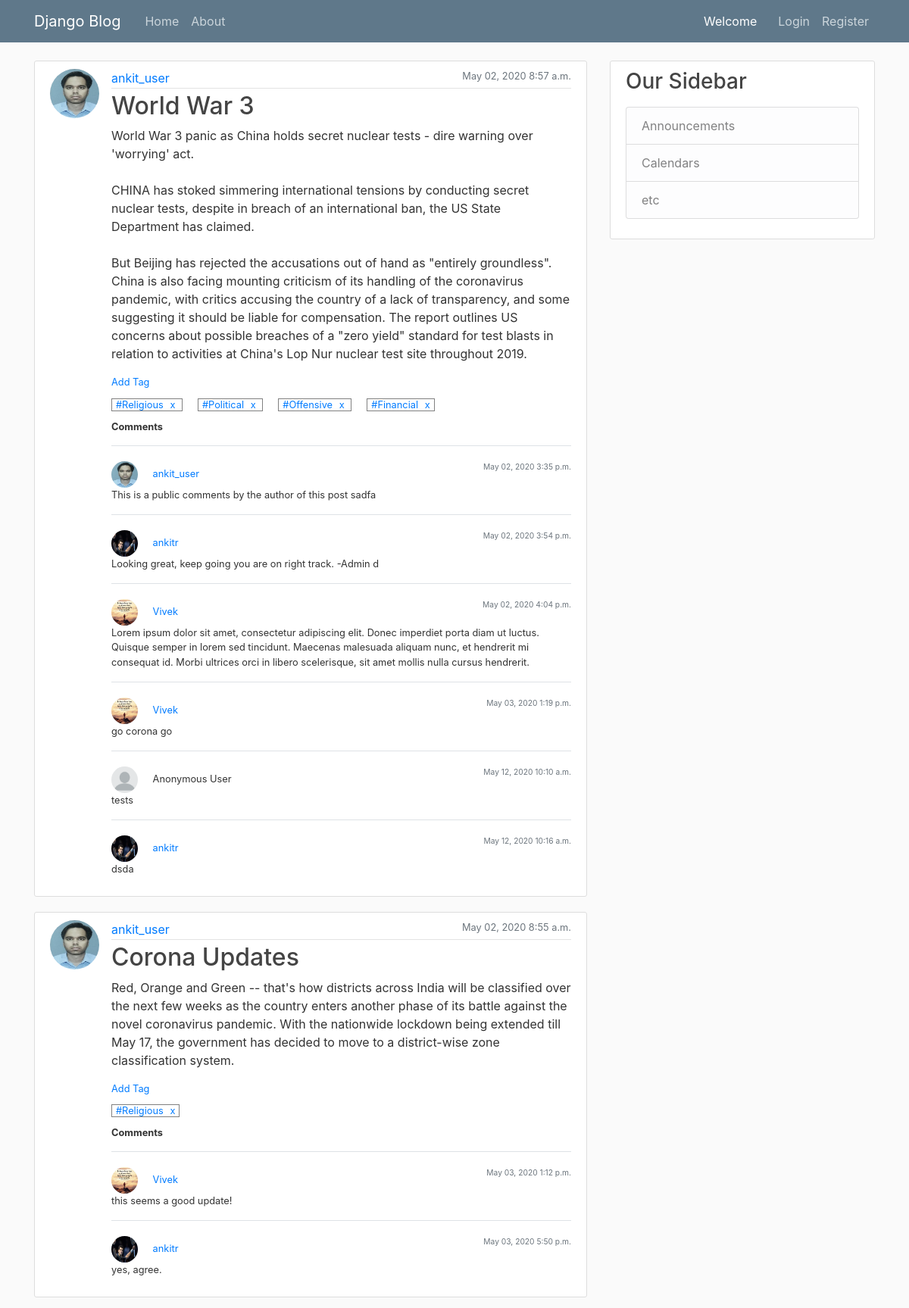
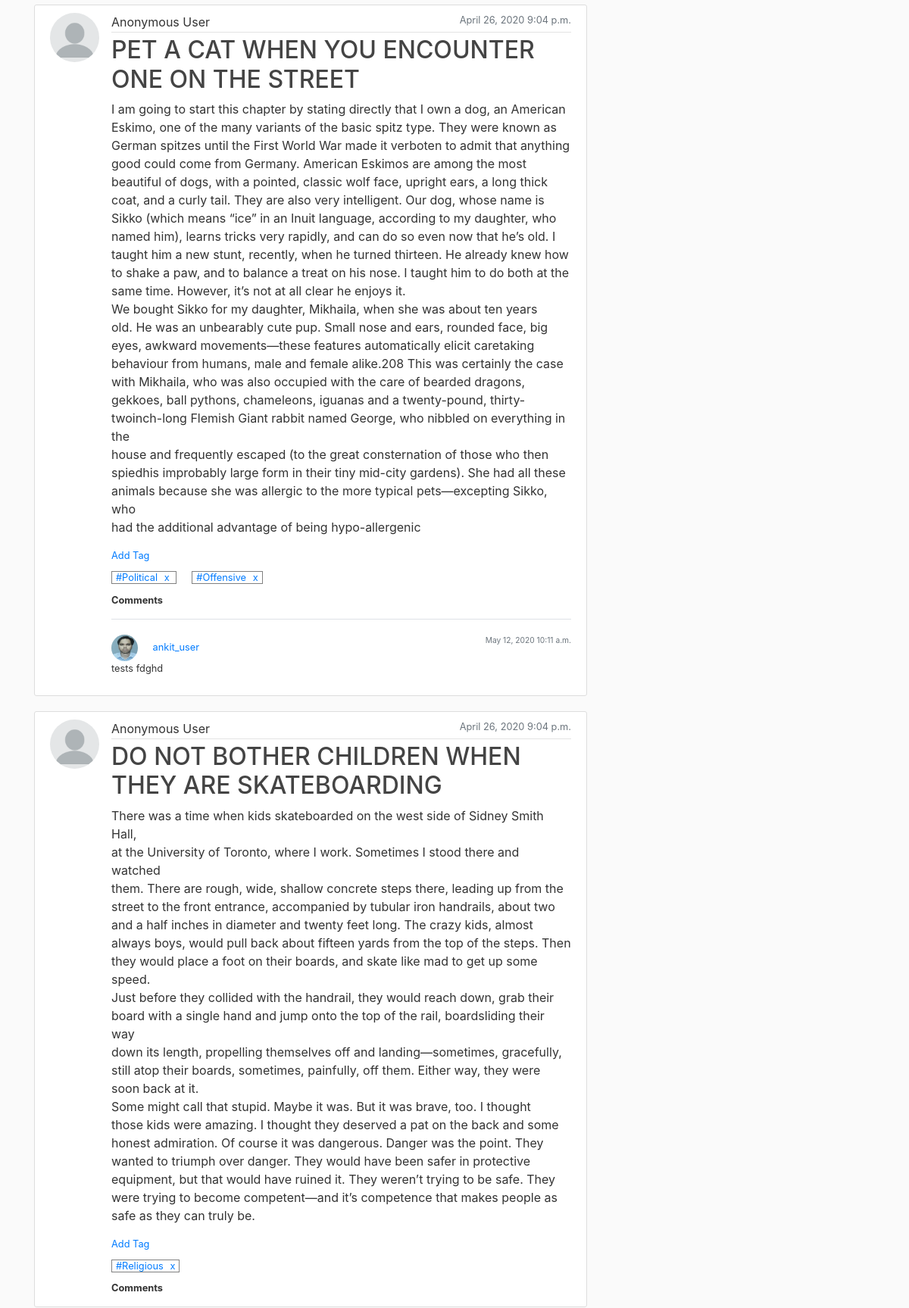
The page / (upper part) on the database its author committed (2 pictures, top to bottom).
### blog/models.py (models this page shows, shortened)
class Post(models.Model):
    title = models.CharField(max_length=100)
    content = models.TextField()
    anonymous = models.BooleanField("Post as Anonymous User", editable=True, default=True)
    date_posted = models.DateTimeField(default=timezone.now)
    author = models.ForeignKey(User, on_delete=models.CASCADE)
    is_user_subscribed = False
    is_user_subscribed_not = not is_user_subscribed

class Tag(models.Model):
    choice = models.CharField(max_length=20, choices=TAG_CHOICES)
    post = models.ForeignKey(Post, on_delete=models.CASCADE, related_name='tags')

class Comment(models.Model):
    content = models.TextField()
    anonymous = models.BooleanField("Comment as Anonymous User", editable=True, default=True)
    date_posted = models.DateTimeField(default=timezone.now)
    author = models.ForeignKey(User, on_delete=models.CASCADE)
    post = models.ForeignKey(Post, on_delete=models.CASCADE, related_name='comments')

### users/models.py (models this page shows, shortened)
class Profile(models.Model):
    user = models.OneToOneField(User, on_delete=models.CASCADE)
    image = models.ImageField(default='default.jpg', upload_to='profile_pics')

### blog/views.py (the view)
# urls.py: path('', PostListView.as_view(), name='blog-home'),
class PostListView(ListView):
    model = Post
    template_name = 'blog/home.html'  # <app>/<model>_<viewtype>.html
    context_object_name = 'posts'
    ordering = ['-date_posted']
    paginate_by = 5
    def get_queryset(self):
        user = self.request.user
        posts = Post.objects.order_by('-date_posted').all()
        for p in posts:
            p.is_user_subscribed = p.subscriptions.filter(user__id__exact=user.id).exists()
            p.is_user_subscribed_not = not p.is_user_subscribed
        return posts

### blog/filters.py (called while the page is built)
@register.filter
def remove_hash(value):
    return value.replace("#", "")

### blog/templates/blog/home.html (shortened to what this page needs)
{% extends "blog/base.html" %}
{% block content %}
    {% for post in posts %}
        {% include 'blog/post_raw.html' with post=post %}
    {% endfor %}
  {% endblock content %}

### blog/templates/blog/post_raw.html (shortened to what this page needs)
{% load filters %}
<article class="media content-section">
  {% if post.anonymous %}
    <img class="rounded-circle article-img" src="/media/profile_pics/anonymous.png">
  {% else %}
    <img class="rounded-circle article-img" src="{{ post.author.profile.image.url }}">
  {% endif %}
  <div class="media-body full-block">
  <div class="full-block">
    <div class="article-metadata">
        {% if post.anonymous %}
            Anonymous User
        {% else %}
            <a class="mr-2" href="{% url 'user-posts' post.author.username %}">{{ post.author }}</a>
        {% endif %}
      <small class="text-muted" style="float:right;">{{ post.date_posted|date:"F d, Y P" }}</small>
    </div>
    <h2><a class="article-title" href="{% url 'post-detail' post.id %}">{{ post.title }}</a></h2>
    <p class="article-content">{{ post.content }}</p>
  </div>
  <div class="full-block small">
      <div class="">
          <a href="javascript:$('#div_tag_{{ post.id }}').show()">Add Tag</a>
      {% if post.tags.all %}
          <div class="margin-top-10">
          {% for t in post.tags.all %}
              <span id="tag_{{ post.id }}_{{ t.id }}" style="border: solid 1px grey;padding:0px 5px 0px 5px;" class="margin-right-20">
                  <a href="/tags/{{ t.choice|remove_hash }}/posts">{{ t.choice }}</a>
                  <a class="margin-left-5" href="javascript:delete_tag('{{ post.id }}', '{{ t.id }}', '{{ csrf_token }}')" title="Remove Tag">x</a>
              </span>
          {% endfor %}
          </div>
      {% endif %}
      </div>
  </div>
  <div class="full-block small padding-top-10">
      <div class="float-left " style="font-weight: bold">Comments</div>
  </div>
  <br>
  {% if post.comments.all  %}
    <div class="full-block padding-top-10">
      {% for comment in post.comments.all %}
        {% include 'blog/comment_detail.html' with comment=comment editable=True %}
      {% endfor %}
    </div>
  {% endif %}
  </div>
</article>

### blog/templates/blog/comment_detail.html (shortened to what this page needs)
<div class="float-left full-block padding-top-20 border-top">
    <div class="small float-left full-block">
        <div class="float-left">
        {% if comment.anonymous %}
            <img class="rounded-circle comment-img" src="/media/profile_pics/anonymous.png">
            Anonymous User
        {% else %}
            <img class="rounded-circle comment-img" src="{{ comment.author.profile.image.url }}">
            <a class="mr-2" href="{% url 'user-posts' comment.author.username %}">{{ comment.author }}</a>
        {% endif %}
        </div>
        <div class="float-right">
            <small class="text-muted" style="float:right;">{{ comment.date_posted|date:"F d, Y P" }}</small>
        </div>
    </div>
    <p class="small">{{ comment.content }}</p>
</div>

### blog/static/blog/main.css (style rules this page uses)
body { background: #fafafa; color: #333333; margin-top: 5rem; }
h1, h2, h3, h4, h5, h6 { color: #444444; }
.content-section { background: #ffffff; padding: 10px 20px; border: 1px solid #dddddd; border-radius: 3px; margin-bottom: 20px; }
.article-title { color: #444444; }
.article-content { white-space: pre-line; }
.article-img { height: 65px; width: 65px; margin-right: 16px; }
.article-metadata { padding-bottom: 1px; margin-bottom: 4px; border-bottom: 1px solid #e3e3e3 }
.comment-img { height: 35px; width: 35px; margin-right: 16px; }
.full-block { width:100%; display: block; }
.margin-top-10 { margin-top:10px; }
.padding-top-20 { padding-top: 20px; }
.padding-top-10 { padding-top: 10px; }
.margin-right-20 { margin-right: 20px; }
.margin-left-5 { margin-left: 5px; }

### rows shown on the page
Post: author.profile.image (picture), author "ankit_user", date_posted "May 02, 2020 8:57 a.m.", title "World War 3", content "World War 3 panic as China holds secret nuclear tests - dire warning over 'worrying' act. CHINA has stoked simmering international tensions by conducting secret nuclear tests, despite in breach of an international ban, the US State Department has claimed. But Beijing has rejected the accusations out of hand as \"entirely groundless\". China is also facing mounting criticism of its handling of the coronavirus pandemic, with critics accusing the country of a lack of transparency, and some suggesting it should be liable for compensation. The report outlines US concerns about possible breaches of a \"zero yield\" standard for test blasts in relation to activities at China's Lop Nur nuclear test…"
Tag: choice "#Religious"
Tag: choice "#Political"
Tag: choice "#Offensive"
Tag: choice "#Financial"
Comment: author.profile.image (picture), author "ankit_user", date_posted "May 02, 2020 3:35 p.m.", content "This is a public comments by the author of this post sadfa"
Comment: author.profile.image (picture), author "ankitr", date_posted "May 02, 2020 3:54 p.m.", content "Looking great, keep going you are on right track. -Admin d"
Comment: author.profile.image (placeholder picture), author "Vivek", date_posted "May 02, 2020 4:04 p.m.", content "Lorem ipsum dolor sit amet, consectetur adipiscing elit. Donec imperdiet porta diam ut luctus. Quisque semper in lorem sed tincidunt. Maecenas malesuada aliquam nunc, et hendrerit mi consequat id. Morbi ultrices orci in libero scelerisque, sit amet mollis nulla cursus hendrerit."
Comment: author.profile.image (placeholder picture), author "Vivek", date_posted "May 03, 2020 1:19 p.m.", content "go corona go"
Comment: anonymous True (drawn), date_posted "May 12, 2020 10:10 a.m.", content "tests"
Comment: author.profile.image (picture), author "ankitr", date_posted "May 12, 2020 10:16 a.m.", content "dsda"
Post: author.profile.image (picture), author "ankit_user", date_posted "May 02, 2020 8:55 a.m.", title "Corona Updates", content "Red, Orange and Green -- that's how districts across India will be classified over the next few weeks as the country enters another phase of its battle against the novel coronavirus pandemic. With the nationwide lockdown being extended till May 17, the government has decided to move to a district-wise zone classification system."
Tag: choice "#Religious"
Comment: author.profile.image (placeholder picture), author "Vivek", date_posted "May 03, 2020 1:12 p.m.", content "this seems a good update!"
Comment: author.profile.image (picture), author "ankitr", date_posted "May 03, 2020 5:50 p.m.", content "yes, agree."
Post: anonymous True (drawn), date_posted "April 26, 2020 9:04 p.m.", title "PET A CAT WHEN YOU ENCOUNTER ONE ON THE STREET", content "I am going to start this chapter by stating directly that I own a dog, an American Eskimo, one of the many variants of the basic spitz type. They were known as German spitzes until the First World War made it verboten to admit that anything good could come from Germany. American Eskimos are among the most beautiful of dogs, with a pointed, classic wolf face, upright ears, a long thick coat, and a curly tail. They are also very intelligent. Our dog, whose name is Sikko (which means “ice” in an Inuit language, according to my daughter, who named him), learns tricks very rapidly, and can do so even now that he’s old. I taught him a new stunt, recently, when he turned thirteen. He already knew…"
Tag: choice "#Political"
Tag: choice "#Offensive"
Comment: author.profile.image (picture), author "ankit_user", date_posted "May 12, 2020 10:11 a.m.", content "tests fdghd"
Post: anonymous True (drawn), date_posted "April 26, 2020 9:04 p.m.", title "DO NOT BOTHER CHILDREN WHEN THEY ARE SKATEBOARDING", content "There was a time when kids skateboarded on the west side of Sidney Smith Hall, at the University of Toronto, where I work. Sometimes I stood there and watched them. There are rough, wide, shallow concrete steps there, leading up from the street to the front entrance, accompanied by tubular iron handrails, about two and a half inches in diameter and twenty feet long. The crazy kids, almost always boys, would pull back about fifteen yards from the top of the steps. Then they would place a foot on their boards, and skate like mad to get up some speed. Just before they collided with the handrail, they would reach down, grab their board with a single hand and jump onto the top of the rail,…"
Tag: choice "#Religious"
